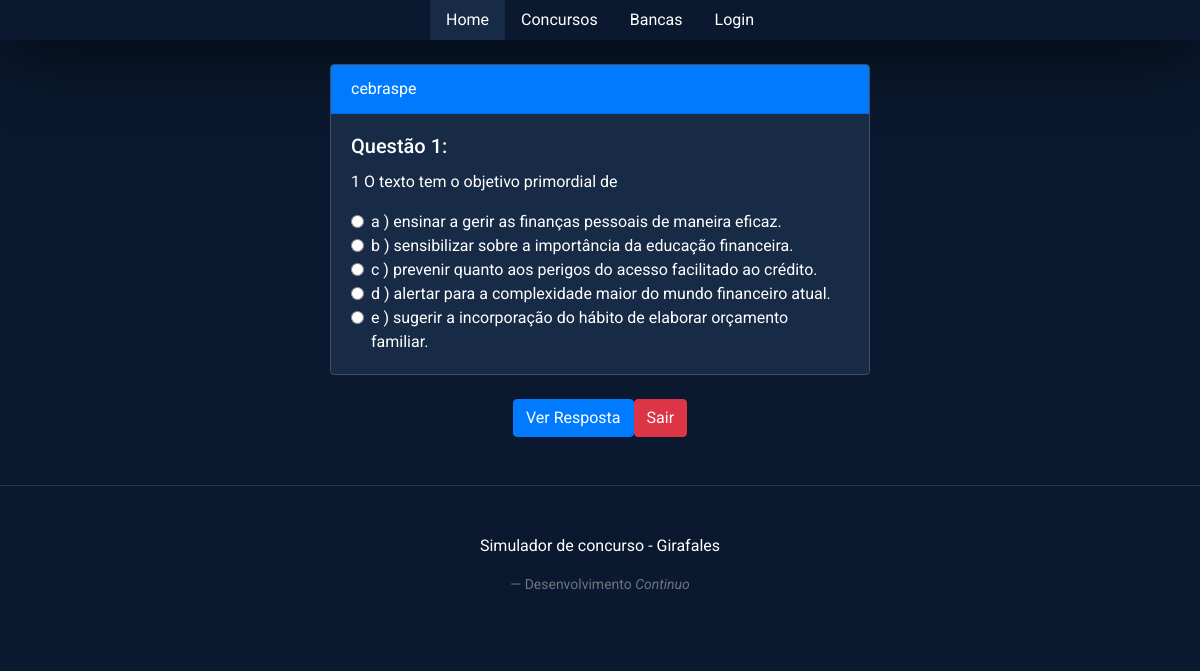
/questoes/ver/1/1 (signed in), run on the app's committed database.
### model.py (models this page shows)
class Exam(SQLModel, table=True):
	id: Optional[int] = Field(default=None, primary_key=True)
	name: str
	year: str
	description: str
	types:str #para indicar se é a prova do concurso ou uma prova montada
	contest_id: int = Field(foreign_key='contest.id')
	questions:List['Question_exam']=Relationship()

class Question(SQLModel, table=True):
	id: Optional[int] = Field(default=None, primary_key=True)
	text: str
	associate: Optional[int]
	types:str
	tag: Optional[str]
	alternatives:List['Alternative']=Relationship()
	responses:List['Response']=Relationship()

class Alternative(SQLModel, table=True):
    id: Optional[int] = Field(default=None, primary_key=True)
    alternative:str
    text:str
    question_id: int = Field(foreign_key='question.id')

### question.py (the view)
@question.route('/ver/<question_id>/<exam_id>', methods = ['GET','POST'])
def view(question_id, exam_id):
	if 'username' not in session:
		return redirect(url_for('admin.login'))
	user = session['userid']
	exam = model.get_exam_by_id(exam_id)
	questao = model.get_question_realize(user, exam.id , question_id)
	return render_template('question/view.html' , exam=exam , questao=questao)

### model.py (called while the page is built)
def get_question_realize(user_id , exam_id , question_id):
	with Session(engine) as session:
		question = session.get(Question, question_id)
		return question,question.alternatives

def get_exam_by_id(id):
	with Session(engine) as session:
		data = session.get(Exam, id)
		return data

### templates/question/view.html
{% extends "base.html" %}
{% block styles %}
    {{ bootstrap.load_css() }}
    <link rel="stylesheet"
                  href="{{url_for('static', filename='index.css')}}">
{% endblock %}
{% block content %}
<div class="container">
  <div class="row">
    <div class="col-md-6 mt-4 offset-md-3">
      <div class="card">
        <div class="card-header bg-primary text-white">
                    {{exam.name}}
                </div>
        <div class="card-body">
          {%if questao:%}
            <h5 class="card-title">Questão {{questao[0].id}}:</h5>
            <p class="card-text">{{questao[0].text}}</p>
            {%for x in questao[1]:%}
            <div class="form-check">
              <input class="form-check-input" type="radio" name="alternativa" id="alternativa1" value="option1">
              <label class="form-check-label" for="alternativa1">
                 {{x.alternative}} ) {{x.text}}
              </label>
            </div>
            {%endfor%}
          {%endif%}
        </div>
      </div>
      <div class="justify-content-center mt-4" >
        <div class="justify-content-center row">
        <button type="button" class="btn btn-primary">Ver Resposta</button>
        <button type="button" class="btn btn-danger">Sair</button>
        </div>
      </div>
    </div>
  </div>
</div>
{% endblock %}

### templates/base.html (style rules this page uses)
body { font-family: 'Roboto', sans-serif; background-color: #0a192f; color: #ffffff }
input { background-color: #172a46 !important; border-color: #454d55 !important; color: #ffffff !important; }
.card { background-color: #172a46 !important; border-color: #454d55 !important; color: #ffffff !important; }

### data on the page
Exam: name "cebraspe"
Question: id "1", text "1 O texto tem o objetivo primordial de"
Alternative: alternative "a", text "ensinar a gerir as finanças pessoais de maneira eficaz."
Alternative: alternative "b", text "sensibilizar sobre a importância da educação financeira."
Alternative: alternative "c", text "prevenir quanto aos perigos do acesso facilitado ao crédito."
Alternative: alternative "d", text "alertar para a complexidade maior do mundo financeiro atual."
Alternative: alternative "e", text "sugerir a incorporação do hábito de elaborar orçamento familiar."
